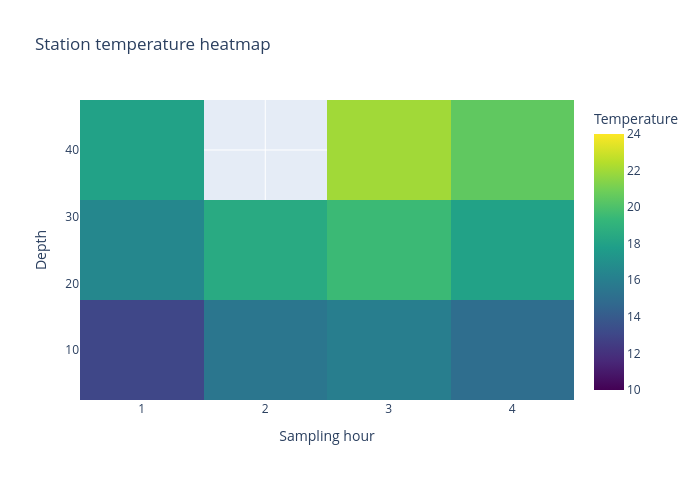

The notebook cell this image was saved under:
### Code cell
import numpy as np
import plotly.graph_objects as go

# Temperature observations by sampling hour and depth. One sensor stopped reporting.
values = np.array([[13.0, 15.5, 16.0, 15.0], [16.5, 18.5, 19.5, 18.0],
                   [18.0, np.nan, 22.0, 20.5]], dtype=np.float64)
fig = go.Figure(go.Heatmap(x=[1, 2, 3, 4], y=[10, 25, 40], z=values,
                           zmin=10, zmax=24, colorscale="Viridis",
                           colorbar=dict(title="Temperature")))
fig.update_layout(title_text="Station temperature heatmap", width=700, height=480,
                  xaxis_title="Sampling hour", yaxis_title="Depth")
fig.show()

### Figure 1 — Plotly figure (JSON) as saved in the notebook; plotly's stock layout.template omitted (floating-point values rounded to 4 significant figures)
{"data": [{"colorbar": {"title": {"text": "Temperature"}}, "colorscale": [[0.0, "#440154"], [0.1111, "#482878"], [0.2222, "#3e4989"], [0.3333, "#31688e"], [0.4444, "#26828e"], [0.5556, "#1f9e89"], [0.6667, "#35b779"], [0.7778, "#6ece58"], [0.8889, "#b5de2b"], [1.0, "#fde725"]], "type": "heatmap", "x": [1, 2, 3, 4], "y": [10, 25, 40], "z": [[13.0, 15.5, 16.0, 15.0], [16.5, 18.5, 19.5, 18.0], [18.0, NaN, 22.0, 20.5]], "zmax": 24, "zmin": 10}], "layout": {"height": 480, "title": {"text": "Station temperature heatmap"}, "width": 700, "xaxis": {"title": {"text": "Sampling hour"}}, "yaxis": {"title": {"text": "Depth"}}}}
